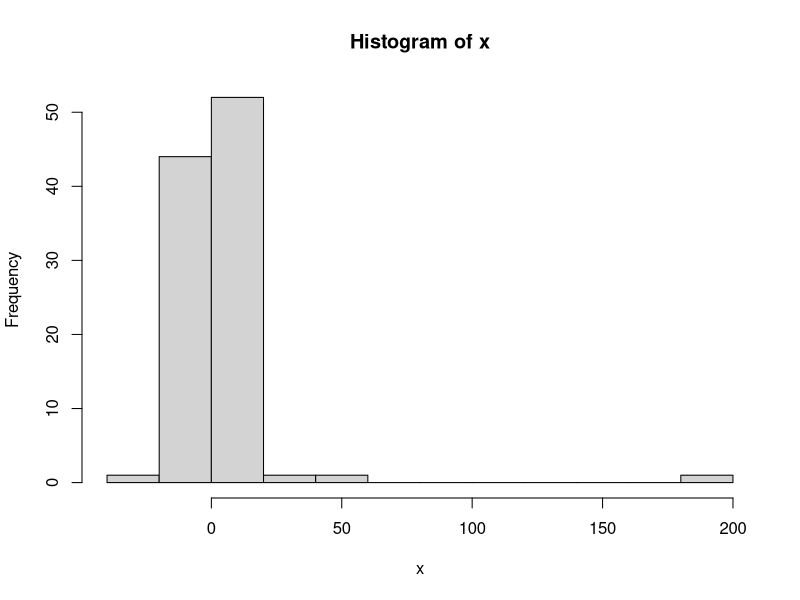
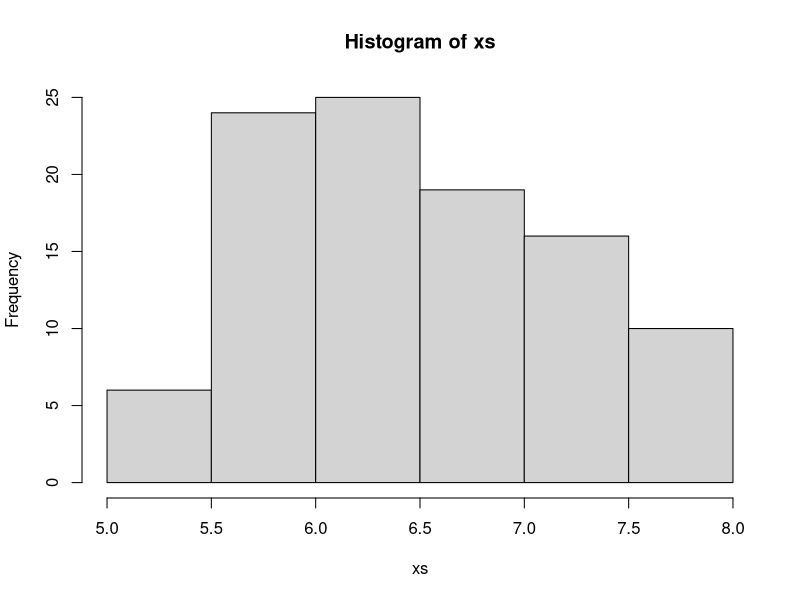

Recreate these plots in R, in order. (Note: a time limit stopped this script after it produced the figures.)
# Tara Ram Mohan
# OPER 528 Homework 4
# Due April 13, 2022

# 1. Show how to generate 100 samples from a Cauchy distribution using the inverse transform method. 
n = 100
r = runif(n) # standard uniform random variate 

# r = x = response 
x = tan(pi*r)
hist(x)

#--------------------------------------------------------------------------------
# 2. Show how to generate 100 samples from a triangular distribution with parameters (5, 8, 6) using the acceptance-rejection method.
a = 5 #min
b = 8 #max
c = 6 #mode

# If you want, you can set a,b,c arguments for triangular function 

# Create pdf function
f = function(x) {
  if (x < 5) {
    return(0)
  } else if (x > 8) {
    return(0)
  } else if (x >= 5 & x < 6) {
    print(1)
    return (2*(x-a))/((b-a)*(c-a))
  } else if (x >= 6 & x <= 8) {
    print(2)
    return (2*(b-x))/((b-a)*(b-c))
  }
}
m = f(7)
n = 100 # number of samples that you have is going to be less than 100
xs = NULL 

while(length(xs) < n){
  r = runif(2) # for each iteration, we generate 2 standard uniform variables
  xstar = 5 + (8-5)*r[1]
  
  if (r[2] <= f(xstar)/m) {
    xs = c(xs, xstar)
  }
}

hist(xs) # Ideally should be triangular distribution, but you can use the hypothesis test to test that 

#--------------------------------------------------------------------------------
# Problem 3: Use two Monte Carlo integration techniques to estimate

set.seed(99)
# Integrate the given function on interval (0,4)
f = function(x){
  1/(1+x^2)
}

# Method 1: “Shooting Experiment” #############################################

# First we need to find the value ymax 
ymax = f(0)

# You can improve accuracy by generating more points
n = 200
r = 30 
a_val_s = seq(0,0,length = r)
error_s = seq(0,0,length = n)

for (j in 1:r) {
  count = 0
  
  for(i in 1:n){
    x = runif(1,0,4)
    y = runif(1,0,ymax)
    
    if(y <= f(x)) {
      count = count + 1
    }
  }
  
  # Actual value 
  a_val_s[j] = count/n*(4-0)*ymax
  
  # Expected value
  e_val = 1.325818
}

# Actual value = 1.32672
actual_1 = mean(a_val_s)

# Average error 
error_1 =  ( abs(actual_1 - e_val) / e_val ) * 100

actual_1
error_1
#--------------------------------------------------------------------------------
# Method 2: Mean Value Theorem 

set.seed(99)
n = 10000 # num samples 
r = 30 
a_val_m = seq(0,0,length = r)
error_m = seq(0,0,length = r)

for (i in 1:r) {
  x = runif(n, 0, 4)
  
  # Actual
  a_val_m[i] = sum(f(x))/n*(4-0)
  
  # Expected value
  e_val = 1.325818
}

# Actual value = 1.330219
actual_2 = mean(a_val_m)

# Average error 
error_2 = ( abs(actual_2 - e_val) / e_val ) * 100

actual_2
error_2

# How many iterations do you need such that the error is below 1%? -------------------------- 
# Method 1: “Shooting Experiment” #############################################

set.seed(99)
# First we need to find the value ymax 
ymax = f(0)

# You can improve accuracy by generating more points
n = 1000
r = 30 
a_val_s = seq(0,0,length = r)
error_s = seq(0,0,length = n)
actual_1 = seq(0,0,length = n)
# Expected value
e_val = 1.325818

# Check for number of iterations needed for error below 1% 
for(k in 1:n){
  # Run multiple replications
  for (j in 1:r) {
    count = 0
    
    for(i in 1:k){
      x = runif(1,0,4)
      y = runif(1,0,ymax)
      
      if(y <= f(x)) {
        count = count + 1
      }
    }
    
    # Actual value 
    a_val_s[j] = count/k*(4-0)*ymax
    
  }
  actual_1[k] = mean(a_val_s)
  
  # Calculate error
  error_s[k] = ( abs(actual_1[k] - e_val) / e_val ) * 100
}
  
error_s

#--------------------------------------------------------------------------------
# Method 2: Mean Value Theorem 

set.seed(99)
n = 1000 # num samples 
r = 30 
a_val_m = seq(0,0,length = r)
error_m = seq(0,0,length = n)
actual_2 = seq(0,0,length = n)

# Alternatively, you can use a while loop with (approx n - approx n + 1 < epsilon) OR (approx - true > 1% * true) if we can calculate analytical solution
for(k in 1:n){
  for (i in 1:r) {
    x = runif(k, 0, 4)
    
    # Actual
    a_val_m[i] = sum(f(x))/k*(4-0)
  }
  
  # Calculate error
  error_m[k] =  format( ( abs(mean(a_val_m)- e_val) / e_val ) * 100 , scientific = FALSE)
}

error_m
